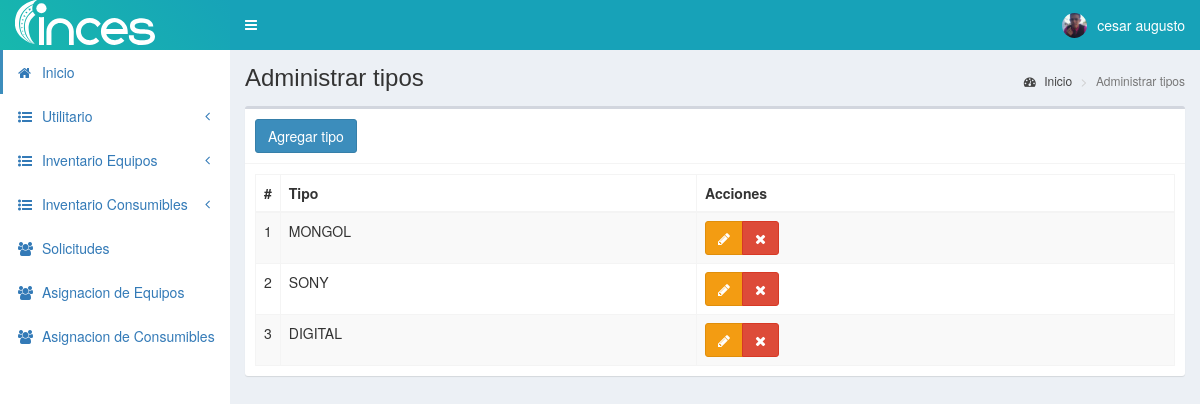
The page /tiposC (signed in) on the database its author committed.
### tables this page shows
CREATE TABLE `personal` (
  `id` int(11) NOT NULL,
  `cedula` int(11) NOT NULL,
  `nombres` text NOT NULL,
  `apellidos` text NOT NULL,
  `email` text NOT NULL,
  `telefono` text NOT NULL,
  `direccion` text NOT NULL,
  `fecha_nac` text NOT NULL,
  `cargo` int(11) NOT NULL,
  `departamento` int(11) NOT NULL,
  `estado` text NOT NULL,
  `fecha` timestamp NOT NULL DEFAULT current_timestamp() ON UPDATE current_timestamp()
);

CREATE TABLE `tiposC` (
  `id` int(11) NOT NULL,
  `descripcion` text NOT NULL,
  `idcategoriaf` int(11) NOT NULL,
  `fecha` timestamp NOT NULL DEFAULT current_timestamp() ON UPDATE current_timestamp()
);

### controladores/plantilla.controlador.php (called while the page is built)
<?php
class ControladorPlantilla{
	static public function ctrPlantilla(){
		include "vistas/plantilla.php";
	}
}

### index.php (called while the page is built, shortened)
<?php
require_once "controladores/plantilla.controlador.php";
require_once "controladores/usuarios.controlador.php";
require_once "controladores/tiposC.controlador.php";
require_once "controladores/asignacionC.controlador.php";
require_once "modelos/tiposC.modelo.php";
require_once "modelos/personal.modelo.php";
$plantilla = new ControladorPlantilla();
$plantilla -> ctrPlantilla();

### modelos/conexion.php (called while the page is built)
<?php
class Conexion{
	static public function conectar(){
		$link = new PDO("mysql:host=localhost;dbname=pos",
			            "root",
			            "");
		$link->exec("set names utf8");
		return $link;
	}
}

### modelos/personal.modelo.php (called while the page is built, shortened)
<?php
require_once "conexion.php";
class ModeloPersonal{
	static public function mdlMostrarPersonals($tabla, $item, $valor){
		if($item == "id"){
			$stmt = Conexion::conectar()->prepare("SELECT * FROM $tabla WHERE $item = :$item");
			$stmt -> bindParam(":".$item, $valor, PDO::PARAM_INT);
			$stmt -> execute();
			return $stmt -> fetch();
		}else{
			$stmt = Conexion::conectar()->prepare("SELECT * FROM $tabla");
			$stmt -> execute();
			return $stmt -> fetchAll();
		}
	}
}
?>

### controladores/tiposC.controlador.php (called while the page is built, shortened)
<?php
class ControladorTiposC{
	static public function ctrMostrarTipos($item, $valor){
		$tabla = "tiposC";
		$respuesta = ModeloTiposC::mdlMostrarTipos($tabla, $item, $valor);
		return $respuesta;
	}
}

### modelos/tiposC.modelo.php (called while the page is built, shortened)
<?php
require_once "conexion.php";
class ModeloTiposC{
	static public function mdlMostrarTipos($tabla, $item, $valor){
		if($item != null){
			$stmt = Conexion::conectar()->prepare("SELECT * FROM $tabla WHERE $item = :$item");
			$stmt -> bindParam(":".$item, $valor, PDO::PARAM_STR);
			$stmt -> execute();
			return $stmt -> fetch();
		}else{
			$stmt = Conexion::conectar()->prepare("SELECT * FROM $tabla");
			$stmt -> execute();
			return $stmt -> fetchAll();
		}
	}
}

### vistas/modulos/tiposC.php (the view, shortened to what this page needs)
<div class="content-wrapper">
  <section class="content-header">
    <h1>
      Administrar tipos
    </h1>
    <ol class="breadcrumb">
      <li><a href="inicio"><i class="fa fa-dashboard"></i> Inicio</a></li>
      <li class="active">Administrar tipos</li>
    </ol>
  </section>
  <section class="content">
    <div class="box">
      <div class="box-header with-border">
        <button class="btn btn-primary" data-toggle="modal" data-target="#modalAgregarTipo">
          Agregar tipo
        </button>
      </div>
      <div class="box-body">
       <table class="table table-bordered table-striped dt-responsive tablas" width="100%">
        <thead>
         <tr>
           <th style="width:10px">#</th>
           <th>Tipo</th>
           <th>Acciones</th>
         </tr>
        </thead>
        <tbody>
        <?php
          $item = null;
          $valor = null;
          $tipos = ControladorTiposC::ctrMostrarTipos($item, $valor);
          foreach ($tipos as $key => $value) {
            echo ' <tr>
                    <td>'.($key+1).'</td>
                    <td class="text-uppercase">'.$value["descripcion"].'</td>
                    <td>
                      <div class="btn-group">
                        <button class="btn btn-warning btnEditarTipo" id="'.$value["id"].'" data-toggle="modal" data-target="#modalEditarTipo"><i class="fa fa-pencil"></i></button>
                        <button class="btn btn-danger btnEliminarTipo" id="'.$value["id"].'"><i class="fa fa-times"></i></button>
                      </div>
                    </td>
                  </tr>';
          }
        ?>
        </tbody>
       </table>
      </div>
    </div>
  </section>
</div>

### vistas/modulos/cabezote.php (shortened to what this page needs)
<header class="main-header">
<a href="inicio" class="logo">
	<span class="logo-lg">
		<img src="vistas/img/plantilla/logo-blanco-lineal.svg" style="height:45px" class="img-responsive" style="padding:10px 0px">
	</span>
</a>
<nav class="navbar navbar-static-top" role="navigation">
 	<a href="#" class="sidebar-toggle" data-toggle="push-menu" role="button">
     	</a>
	<div class="navbar-custom-menu">
		<ul class="nav navbar-nav">
			<li class="dropdown user user-menu">
				<a href="#" class="dropdown-toggle" data-toggle="dropdown">
				<?php
				if($_SESSION["foto"] != ""){
					echo '<img src="'.$_SESSION["foto"].'" class="user-image">';
				}else{
					echo '<img src="vistas/img/usuarios/default/anonymous.png" class="user-image">';
				}
				?>
                     <?php  $tabla = "personal";
                            $item = "id";
                            $valor = $_SESSION["nombre"];
						   $respuesta1 = ModeloPersonal::MdlMostrarPersonals($tabla, $item, $valor);
						   ?>
					<span class="hidden-xs"><?php  echo $respuesta1["nombres"] ?></span>
				</a>
			</li>
		</ul>
	</div>
</nav>
</header>

### rows shown on the page
personal: nombres "cesar augusto"
tiposc: descripcion "MONGOL"
tiposc: descripcion "SONY"
tiposc: descripcion "DIGITAL"
